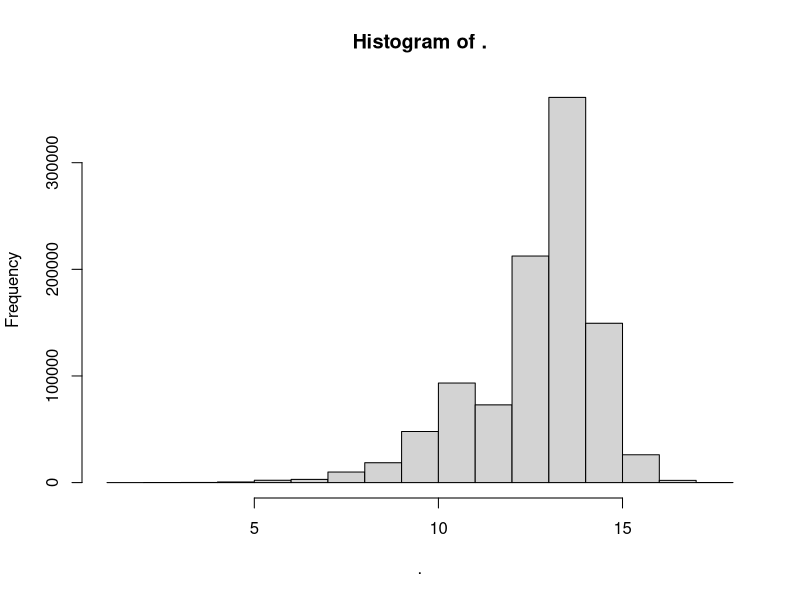

Write the R code that produced this figure.
## ---- chunk 1
knitr::opts_chunk$set(echo = TRUE)
## ---- chunk 2
library(tidyverse)
options(scipen = 999)

df_sound <-
    tibble(unit = c(1:19, 
                    seq(20, 90, by = 10)),
           #1e3, 1e4, 1e5, 1e6),
           sound = c("one", "two", "three", "four", "five", 
                     "six", "se-ven", "eight", "nine", "ten",
                     "e-le-ven", "twel-ve", "thir-teen", "four-teen", "fif-teen", 
                     "six-teen", "sev-en-teen", "eight-teen", "nine-teen",
                     "twen-ty", "thir-ty", "four-ty", "fif-ty",
                     "six-ty", "seven-ty", "eigh-ty", "nine-ty"))
## ---- chunk 3
all_nums <-
    tibble(number = 1:1e6) %>% 
    #slice(1:100) %>% 
    mutate(d7 = str_sub(number, -7, -7),
           d6 = str_sub(number, -6, -6),
           d5 = case_when((str_sub(number, -5, -4) >= 10 & 
                               str_sub(number, -5, -4) < 20) ~ str_sub(number, -5, -4),
                          TRUE ~ paste0(str_sub(number, -5, -5), 0)),
           d4 = case_when((str_sub(number, -5, -4) >= 10 & str_sub(number, -5, -4) < 20) ~ "0",
                          TRUE ~ str_sub(number, -4, -4)),
           d3 = str_sub(number, -3, -3),
           d2 = case_when((str_sub(number, -2) >= 10 & str_sub(number, -2) < 20) ~ str_sub(number, -2),
                          TRUE ~ paste0(str_sub(number, -2, -2), 0)),
           d1 = case_when((str_sub(number, -2) >= 10 & str_sub(number, -2) < 20) ~ "0",
                          TRUE ~ str_sub(number, -1))) %>% 
    mutate_all(as.integer) %>% 
    mutate(t7 = ifelse(is.na(d7), "", "one mill-i-on"))

get_joins <-
    all_nums %>% 
    left_join(df_sound %>% mutate(sound6 = paste(sound, "hund-red")) %>% select(unit, sound6), by = c("d6" = "unit")) %>% 
    left_join(df_sound %>% select(unit, sound5 = sound), by = c("d5" = "unit")) %>% 
    left_join(df_sound %>% select(unit, sound4 = sound), by = c("d4" = "unit")) %>% 
    left_join(df_sound %>% mutate(sound3 = paste(sound, "hund-red")) %>% select(unit, sound3), by = c("d3" = "unit")) %>% 
    left_join(df_sound %>% select(unit, sound2 = sound), by = c("d2" = "unit")) %>% 
    left_join(df_sound %>% select(unit, sound1 = sound), by = c("d1" = "unit"))

get_joins[5,]

## ---- chunk 4
combine_text <-
    get_joins %>% 
    replace_na(list(sound6 = "",
                    sound5 = "",
                    sound4 = "",
                    sound3 = "",
                    sound2 = "",
                    sound1 = "")) %>% 
    mutate(t_100k = paste(sound6, sound5, sound4) %>% trimws(),
           t_100 = paste(sound3, sound2, sound1) %>% trimws()) %>% 
    mutate(t_100k = ifelse(t_100k == "", "", paste(t_100k, "thous-and")),
           final = 
               paste(t_100k, t_100) %>% 
               trimws(),
           count = str_count(final, "\\s|-") + 1)
## ---- chunk 5

combine_text %>% 
    select(number:d1, #t_100k, t_100, 
           final, count) %>% 
    #slice(1:1000000) %>% 
    .$count %>% #log() %>% 
    hist()

# syllables per second
sps <- ceiling(sum(combine_text$count[1:100])/60)

#totals
sum(combine_text$count[1:100])/sps # 100 = 274 syllables in 60 seconds, 11 syllables a second
sum(combine_text$count[1:1e3])/sps/60 # 1K = 5513 syllables in 18.7 min
sum(combine_text$count[1:1e4])/sps/60/60 # 10K = 83103 syllables in 4.7 hours
sum(combine_text$count[1:1e5])/sps/60/60 # 100K = 1,020,005 syllables in 57 hours
sum(combine_text$count[1:1e6])/sps/60/60/24 # 1M = 13,018,000 syllables in 329 hours or 30.5 days

# 1 min rest for every 5 min of speaking, max 8 hours a day
(sum(combine_text$count[1:1e6])/sps/60 # total min (44K min)
    * 19/17 # 1 breath every 17 syllables (49K min)
    * (6/5) # 6 min for every 5 (59K min)
    / 60    # convert to hours (982 hours)
    / 8     # max 8 hours per day (122.8 days)
    * 7/5   # weekends off (170.8 days)
)
